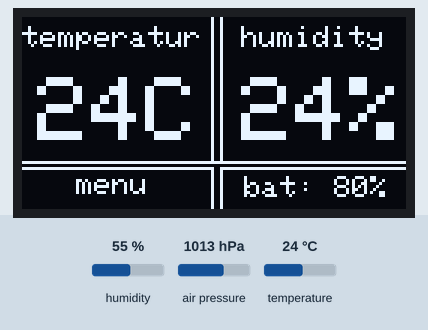
Simulated run of this sketch. Board: Arduino Uno, built with avr-gcc and run on an emulated ATmega328P. Shown: 128×64 one-colour display. The inputs (shaded band) are chosen by the test bench; at power-on: air pressure 1013 hPa, temperature 24 °C, humidity 55 %.

Above: at 1.2 s.
1.3 s: air pressure set to 952 hPa
5.9 s: temperature set to 12 °C
At 7.3 s:
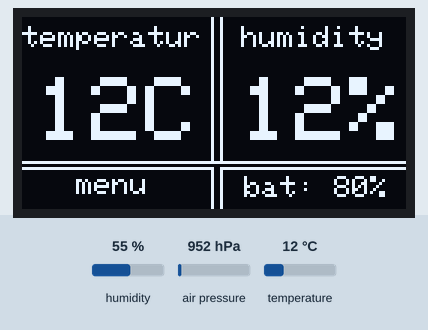
13.9 s: air pressure set to 975 hPa
At 21.8 s:
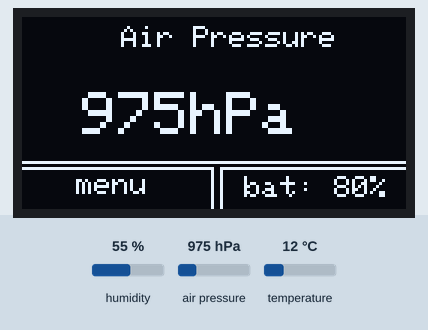
22.1 s: temperature set to 19 °C
At 25.6 s:
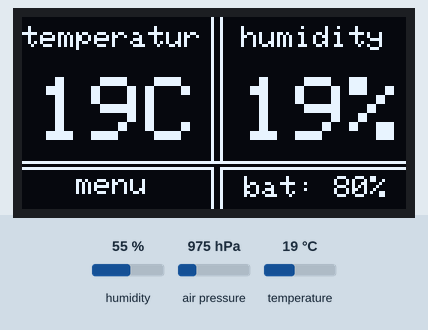
Timing chart, 0 to 27.1 s (numbered marks = the images above; inputs shaded):
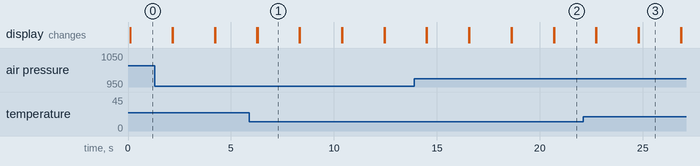

Measured:
- what the display in image 1 shows lasts 2.0 s, from 6.3 s to 8.3 s

The sketch:

EXPEDITION.ino
```cpp
#include<Wire.h>
#include<SPI.h>
#include<Adafruit_Sensor.h>
#include<Adafruit_BME280.h>
#include <Adafruit_GFX.h>
#include <Adafruit_SH1106.h>


#define OLED_RESET 4
Adafruit_SH1106 display(OLED_RESET);
#if (SH1106_LCDHEIGHT != 64)
#error("Height incorrect, please fix Adafruit_SH1106.h!");
#endif

#define LOGO16_GLCD_HEIGHT 9
#define LOGO16_GLCD_WIDTH  9
const unsigned char tempicon[]PROGMEM = {
  0x0, 0x0, 0x0, 0x0,
  0x0, 0x0, 0x0, 0x0,
  0x0, 0x3c, 0x0, 0x0,
  0x0, 0x7c, 0x0, 0x0,
  0x0, 0x7e, 0xfc, 0x0,
  0x0, 0x7e, 0xfe, 0x0,
  0x0, 0x7e, 0x0, 0x0,
  0x0, 0x7e, 0x0, 0x0,
  0x0, 0x7e, 0x70, 0x0,
  0x0, 0x7e, 0xf8, 0x0,
  0x0, 0x7e, 0x0, 0x0,
  0x0, 0x7e, 0x0, 0x0,
  0x0, 0x7e, 0x70, 0x0,
  0x0, 0x7e, 0x70, 0x0,
  0x0, 0x7e, 0x0, 0x0,
  0x0, 0x7e, 0x40, 0x0,
  0x0, 0x7e, 0x60, 0x0,
  0x0, 0x7e, 0x0, 0x0,
  0x0, 0x7e, 0x0, 0x0,
  0x0, 0x7e, 0x0, 0x0,
  0x0, 0xfe, 0x0, 0x0,
  0x1, 0xff, 0x0, 0x0,
  0x3, 0xff, 0x80, 0x0,
  0x3, 0xff, 0x80, 0x0,
  0x3, 0xff, 0xc0, 0x0,
  0x3, 0xff, 0xc0, 0x0,
  0x3, 0xff, 0xc0, 0x0,
  0x3, 0xff, 0x80, 0x0,
  0x1, 0xff, 0x80, 0x0,
  0x1, 0xff, 0x0, 0x0,
  0x0, 0x7c, 0x0, 0x0,
  0x0, 0x0, 0x0, 0x0,
  0x0, 0x0, 0x0, 0x0
};

bool status;

#define SEALEVELPRESSURE_HPA (1013.25)
Adafruit_BME280 bme;


int temp;
int hum;
int alt;
int prsr;

char c_temp[20];
char c_hum[20];
char c_alt[20];
char c_prsr[20];

void setup() {
  status = bme.begin();
  display.begin(SH1106_SWITCHCAPVCC, 0x3C);
  display.display();

  display.clearDisplay();


}

void loop()
{
  sensorValue();
  display.clearDisplay();
  disp_frame();
  display_data();


}

void sensorValue()
{

  temp = bme.readTemperature(); // *c
  hum = bme.readHumidity();// %
  alt = bme.readAltitude(SEALEVELPRESSURE_HPA);//m
  prsr = bme.readPressure() / 100.0F; //hpa
  itoa(temp, c_temp, 10);
  itoa(temp, c_hum, 10);
  itoa(prsr, c_prsr, 10);
  itoa(alt, c_alt, 10);
  strcat(c_temp, "C");
  strcat(c_hum, "%");
  strcat(c_prsr, "hPa");
  strcat(c_alt, "M");


}

void disp_frame()
{

  display.setTextColor(WHITE);
  display.drawFastVLine( 63, 0, 48, WHITE);
  display.drawFastVLine( 66, 0, 48, WHITE);
  display.drawFastHLine( 0, 48, 63, WHITE);
  display.drawFastHLine( 63, 48, 65, WHITE);

  display.drawFastHLine( 0, 50, 63, WHITE);
  display.drawFastVLine( 63, 50, 14, WHITE);

  display.drawFastHLine( 66, 50, 63, WHITE);
  display.drawFastVLine( 66, 50, 14, WHITE);

  display.setTextSize(1);
  display.setCursor(18, 52);
  display.println("menu");

  display.setTextSize(1);
  display.setCursor(74, 53);
  display.println("bat: 80%");

  display.display();

  //display.drawBitmap(25, 2, tempicon, 10, 15, WHITE);

}
void disp_frame2()
{

  display.setTextColor(WHITE);

  display.drawFastHLine( 0, 48, 128, WHITE);


  display.drawFastHLine( 0, 50, 63, WHITE);
  display.drawFastVLine( 63, 50, 14, WHITE);

  display.drawFastHLine( 66, 50, 63, WHITE);
  display.drawFastVLine( 66, 50, 14, WHITE);

  display.setTextSize(1);
  display.setCursor(18, 52);
  display.println("menu");
  display.setTextSize(1);
  display.setCursor(74, 53);
  display.println("bat: 80%");

  display.display();

  //display.drawBitmap(25, 2, tempicon, 10, 15, WHITE);

}

void display_data()
{


  display.setTextSize(1);
  display.setCursor(0, 3);
  display.println("temperatur");
  display.setTextSize(3);
  display.setCursor(5, 20);
  display.println(c_temp);


  display.setTextSize(1);
  display.setCursor(73, 3);
  display.println("humidity");
  display.setTextSize(3);
  display.setCursor(73, 20);
  display.println(c_hum);
  display.display();
  delay(2000);
  display.clearDisplay();

  disp_frame2();


  display.setTextSize(1);
  display.setCursor(33, 3);
  display.println("Air Pressure");
  display.setTextSize(2);
  display.setCursor(20, 25);
  display.println(c_prsr);
 display.display();
  delay(2000);
  display.clearDisplay();
disp_frame2();
  display.setTextSize(1);
  display.setCursor(38, 3);
  display.println("Altitude");
  display.setTextSize(2);
  display.setCursor(40, 25);
  display.println(c_alt);
  display.display();
  delay(2000);

  display.clearDisplay();

}
```

icon.c
```cpp
#include<avr/pgmspace.h>


const unsigned char tempicon[]PROGMEM = {
0x0,0x0,0x0,0x0,
0x0,0x0,0x0,0x0,
0x0,0x3c,0x0,0x0,
0x0,0x7c,0x0,0x0,
0x0,0x7e,0xfc,0x0,
0x0,0x7e,0xfe,0x0,
0x0,0x7e,0x0,0x0,
0x0,0x7e,0x0,0x0,
0x0,0x7e,0x70,0x0,
0x0,0x7e,0xf8,0x0,
0x0,0x7e,0x0,0x0,
0x0,0x7e,0x0,0x0,
0x0,0x7e,0x70,0x0,
0x0,0x7e,0x70,0x0,
0x0,0x7e,0x0,0x0,
0x0,0x7e,0x40,0x0,
0x0,0x7e,0x60,0x0,
0x0,0x7e,0x0,0x0,
0x0,0x7e,0x0,0x0,
0x0,0x7e,0x0,0x0,
0x0,0xfe,0x0,0x0,
0x1,0xff,0x0,0x0,
0x3,0xff,0x80,0x0,
0x3,0xff,0x80,0x0,
0x3,0xff,0xc0,0x0,
0x3,0xff,0xc0,0x0,
0x3,0xff,0xc0,0x0,
0x3,0xff,0x80,0x0,
0x1,0xff,0x80,0x0,
0x1,0xff,0x0,0x0,
0x0,0x7c,0x0,0x0,
0x0,0x0,0x0,0x0,
0x0,0x0,0x0,0x0
};
```
